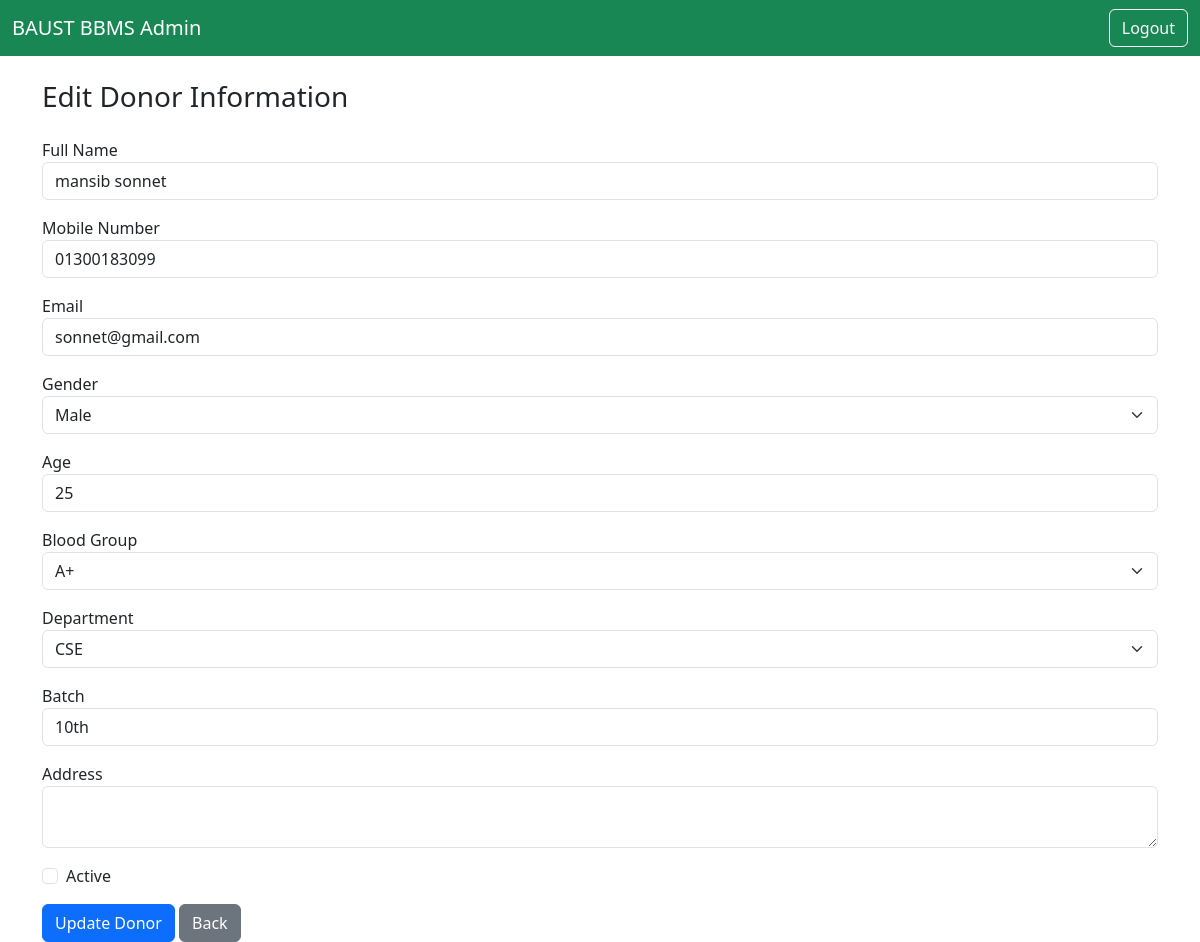
The app's page /edit-donor.php?id=12 (signed in) with its own data.
### tables this page shows
CREATE TABLE `tblblooddonars` (
  `id` int(11) NOT NULL,
  `FullName` varchar(100) DEFAULT NULL,
  `MobileNumber` varchar(20) DEFAULT NULL,
  `Emailid` varchar(100) DEFAULT NULL,
  `Gender` varchar(10) DEFAULT NULL,
  `Age` int(11) DEFAULT NULL,
  `BloodGroup` varchar(5) DEFAULT NULL,
  `Address` text,
  `Message` text,
  `PostingDate` date DEFAULT NULL,
  `Status` int(11) DEFAULT NULL,
  `Password` varchar(255) DEFAULT NULL,
  `Batch` varchar(20) DEFAULT NULL,
  `Department` varchar(50) DEFAULT NULL,
  `ProfileImage` varchar(255) DEFAULT 'uploads/default.png'
);

CREATE TABLE `tblbloodgroup` (
  `id` int(11) NOT NULL,
  `BloodGroup` varchar(10) NOT NULL,
  `PostingDate` datetime DEFAULT CURRENT_TIMESTAMP
);

CREATE TABLE `tblbaustdpts` (
  `id` int(11) NOT NULL,
  `Department` varchar(100) NOT NULL
);

### edit-donor.php (the view, shortened to what this page needs)
<?php
include '../includes/dbconnect.php';
$donor_id = intval($_GET['id']);
$sql = "SELECT * FROM tblblooddonars WHERE id = ?";
$stmt = $conn->prepare($sql);
$stmt->bind_param("i", $donor_id);
$stmt->execute();
$result = $stmt->get_result();
$donor = $result->fetch_assoc();
$bloodGroups = $conn->query("SELECT * FROM tblbloodgroup");
$departments = $conn->query("SELECT * FROM tblbaustdpts");
?>
<!DOCTYPE html>
<html lang="en">
<head>
  <link href="https://cdn.jsdelivr.net/npm/bootstrap@5.3.0/dist/css/bootstrap.min.css" rel="stylesheet">
</head>
<body>
<nav class="navbar navbar-dark bg-success">
  <div class="container-fluid">
    <a class="navbar-brand" href="index.php">BAUST BBMS Admin</a>
    <a href="admin-logout.php" class="btn btn-outline-light">Logout</a>
  </div>
</nav>
<div class="container mt-4">
  <h3 class="mb-4">Edit Donor Information</h3>
  <form method="POST">
    <div class="mb-3">
      <label>Full Name</label>
      <input type="text" name="fullname" class="form-control" required value="<?= htmlspecialchars($donor['FullName']) ?>">
    </div>
    <div class="mb-3">
      <label>Mobile Number</label>
      <input type="text" name="mobileno" class="form-control" required value="<?= htmlspecialchars($donor['MobileNumber']) ?>">
    </div>
    <div class="mb-3">
      <label>Email</label>
      <input type="email" name="email" class="form-control" value="<?= htmlspecialchars($donor['Emailid']) ?>">
    </div>
    <div class="mb-3">
      <label>Gender</label>
      <select name="gender" class="form-select">
        <option value="Male" <?= $donor['Gender'] == 'Male' ? 'selected' : '' ?>>Male</option>
      </select>
    </div>
    <div class="mb-3">
      <label>Age</label>
      <input type="number" name="age" class="form-control" required value="<?= $donor['Age'] ?>">
    </div>
    <div class="mb-3">
      <label>Blood Group</label>
      <select name="bloodgroup" class="form-select" required>
        <?php while ($bg = $bloodGroups->fetch_assoc()): ?>
          <option value="<?= $bg['id'] ?>" <?= $bg['id'] == $donor['BloodGroup'] ? 'selected' : '' ?>>
            <?= $bg['BloodGroup'] ?>
          </option>
        <?php endwhile; ?>
      </select>
    </div>
    <div class="mb-3">
      <label>Department</label>
      <select name="department" class="form-select" required>
        <?php while ($dept = $departments->fetch_assoc()): ?>
          <option value="<?= $dept['id'] ?>" <?= $dept['id'] == $donor['Department'] ? 'selected' : '' ?>>
            <?= $dept['Department'] ?>
          </option>
        <?php endwhile; ?>
      </select>
    </div>
    <div class="mb-3">
      <label>Batch</label>
      <input type="text" name="batch" class="form-control" value="<?= htmlspecialchars($donor['Batch']) ?>">
    </div>
    <div class="mb-3">
      <label>Address</label>
      <textarea name="address" class="form-control"><?= htmlspecialchars($donor['Address']) ?></textarea>
    </div>
    <div class="form-check mb-3">
      <input class="form-check-input" type="checkbox" name="status" value="1" <?= $donor['Status'] ? 'checked' : '' ?>>
      <label class="form-check-label">Active</label>
    </div>
    <button type="submit" class="btn btn-primary">Update Donor</button>
    <a href="donor-list.php" class="btn btn-secondary">Back</a>
  </form>
</div>
</body>
</html>

### records on screen
tblblooddonars: fullname "mansib sonnet", mobileno "01300183099", email "sonnet@gmail.com", gender "Male", age "25", bloodgroup "A+", department "CSE", batch "10th"
